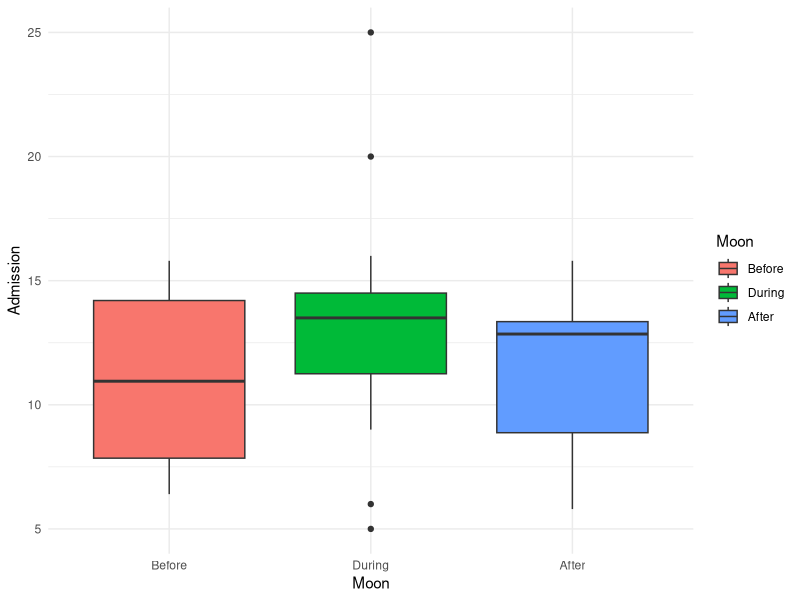
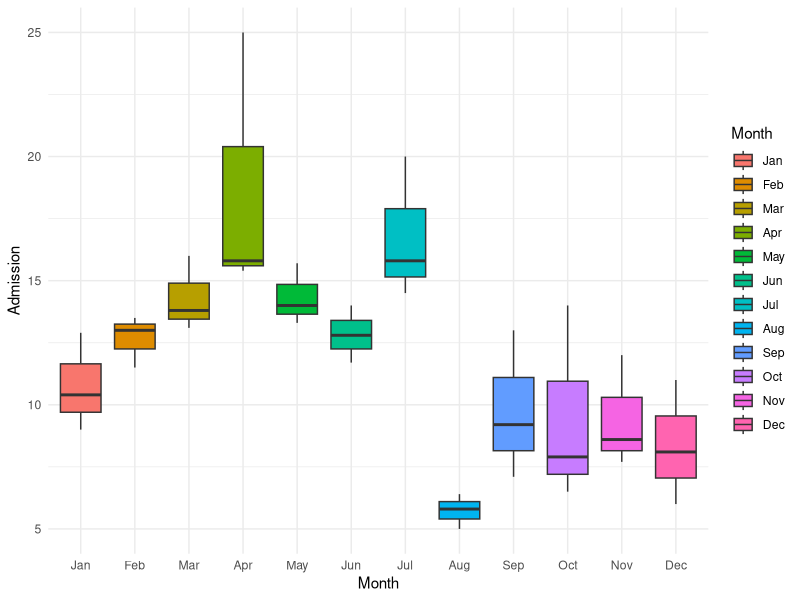
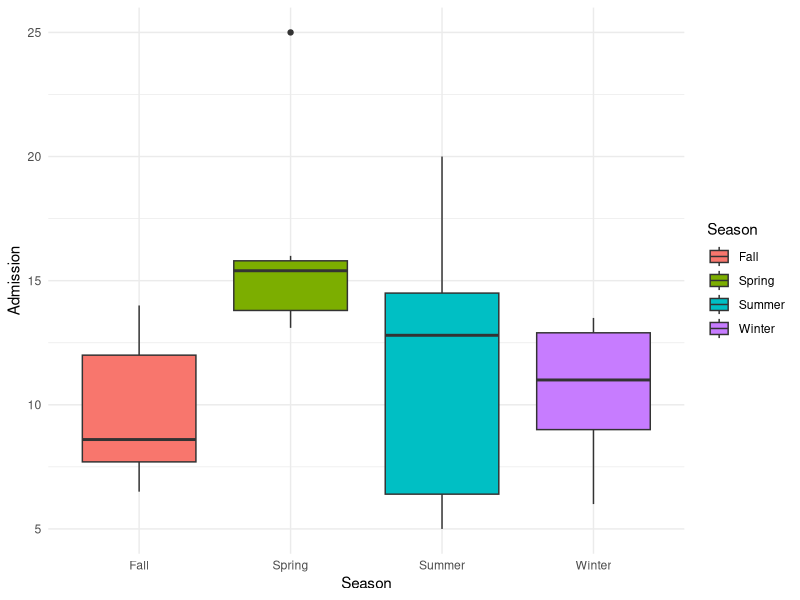

These figures' R source, in order:
## ---- chunk 1
knitr::opts_chunk$set(echo = FALSE)
library(tidyverse)
## ---- chunk 2
# load dataset...

MentalHealth <- read_csv("MentalHealth.csv", show_col_types = FALSE)

# defining the month order
month_order <- c("Jan", "Feb", "Mar", "Apr", "May", "Jun", 
                 "Jul", "Aug", "Sep", "Oct", "Nov", "Dec")
# defining the lunar order
moon_order <- c("Before", "During", "After")

# converting month and moon columns to factors with specified levels
MentalHealth <- MentalHealth %>%
  mutate(Moon = factor(Moon, levels = moon_order),
         Month = factor(Month, levels = month_order))

# summary statistics for overall sample

MentalHealth

## ---- chunk 3
# grouping by lunar phase
ggplot(MentalHealth, aes(x = Moon, y = Admission, fill = Moon)) +
  geom_boxplot() +
  theme_minimal()

# grouping by month
ggplot(MentalHealth, aes(x = Month, y = Admission, fill = Month)) +
  geom_boxplot() +
  theme_minimal()
## ---- chunk 4
MentalHealth <- MentalHealth %>%
  mutate(Season = case_when(
    Month %in% c("Dec", "Jan", "Feb") ~ "Winter",
    Month %in% c("Mar", "Apr", "May") ~ "Spring",
    Month %in% c("Jun", "Jul", "Aug") ~ "Summer",
    Month %in% c("Sep", "Oct", "Nov") ~ "Fall"))

# grouping by season
ggplot(MentalHealth, aes(x = Season, y = Admission, fill = Season)) +
  geom_boxplot() +
  theme_minimal()
## ---- chunk 5
# Sum admissions by Month and Moon Phase
contingency_table1 <- xtabs(Admission ~ Month + Moon, data = MentalHealth)
contingency_table2 <- xtabs(Admission ~ Season + Moon, data = MentalHealth)

# Print the contingency table
print(contingency_table1)
print(contingency_table2)

